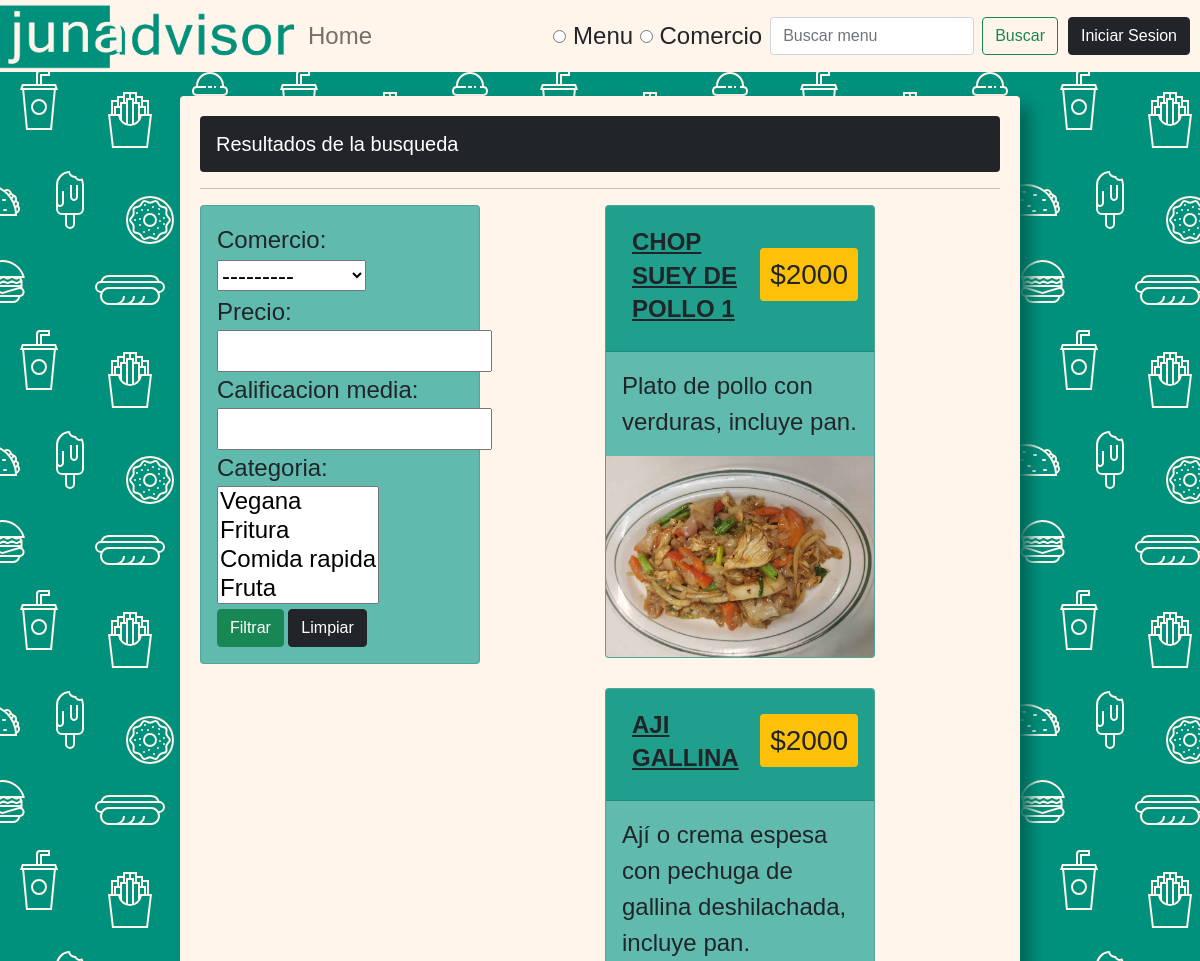
/buscar_menu/ (upper part), run on an earlier commit of the app's database.
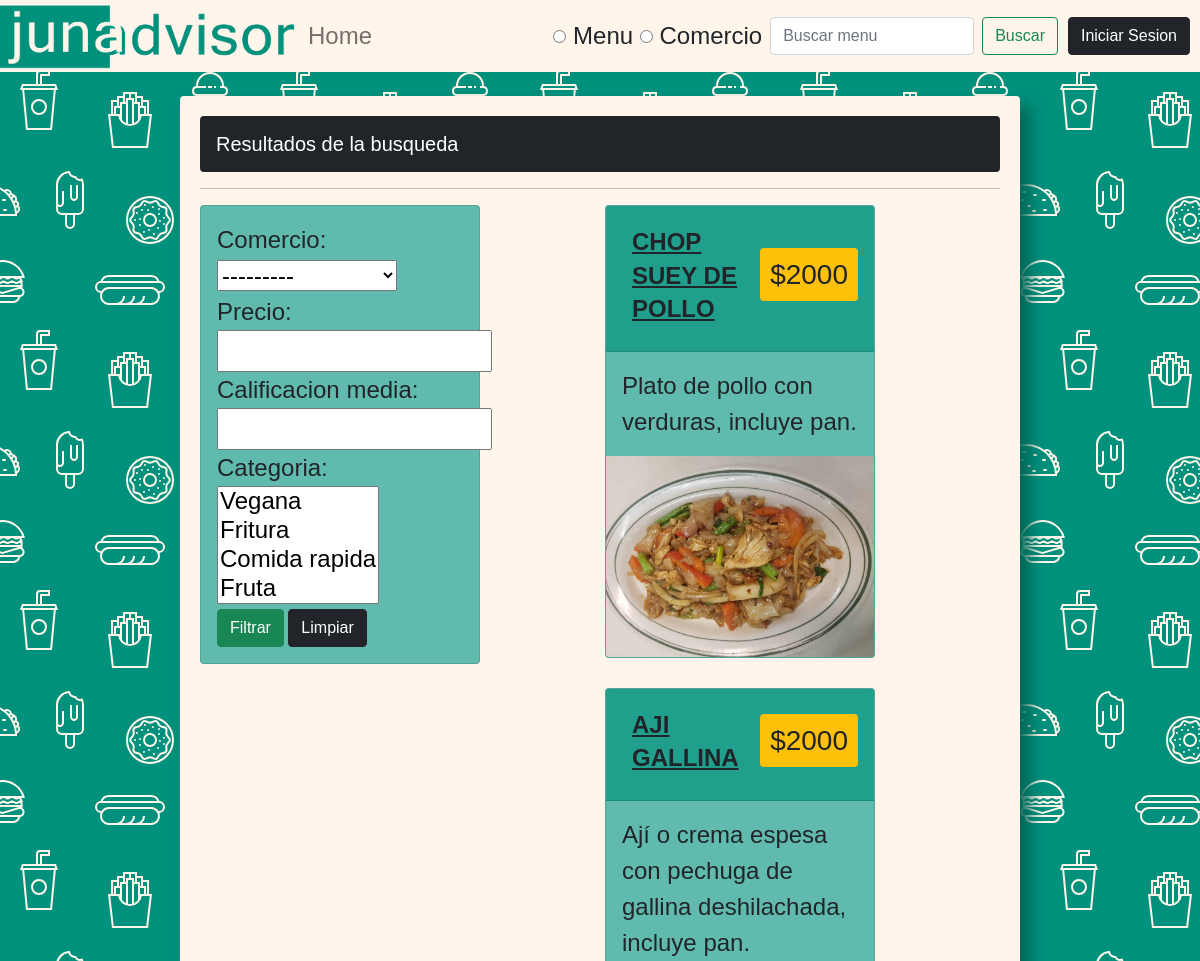
And on a later commit of the database.
### app/models.py (models this page shows, shortened)
class Menu(models.Model):
    comercio = models.ForeignKey(Comercio, null=True, on_delete=models.SET_NULL)
    titulo = models.CharField(max_length=100, null=True)
    precio = models.PositiveIntegerField()
    descripcion = models.CharField(max_length=500, null=True)
    calificacion_media = models.FloatField(default=0)
    menu_pic  = models.ImageField(null=True, blank=True)
    is_active = models.BooleanField(default=True)
    categoria = models.ManyToManyField(Categoria)

### app/views.py (the view)
# urls.py: path('buscar_menu/', views.buscarMenu, name="buscar_menu"),
def buscarMenu(request):
    comercios = False
    menus = False
    myFilter = False
    option = "menu"
    searched = ""
    if request.method == "POST":
        searched = request.POST['searched']
        option = request.POST["option"]
    if option == "menu":
        menus = Menu.objects.filter(comercio__is_active = True, is_active = True)
        menus = menus.filter(titulo__icontains = searched)
        myFilter = MenuFilter(request.GET, queryset=menus) # Clase ControladorFiltrarBMenu
        menus = myFilter.qs
    else:
        comercios = Comercio.objects.filter(is_active=True)
        comercios = comercios.filter(nombre__icontains = searched)
    context = {'menus': menus, 'comercios': comercios, 'myFilter': myFilter, 'option': option}
    return render(request, 'app/buscar_menu.html', context)

### app/models.py (called while the page is built)
    def __str__(self):
        return self.nombre

    def __str__(self):
        return self.nombre

### app/templates/app/buscar_menu.html (shortened to what this page needs)
{% extends 'app/main.html' %}
{% block content %}
{% load static %}
<h5>Resultados de la busqueda</h5>
<hr>
<div class="d-flex flex-row">
    {% if option == "menu" %}
    <div class="d-flex flex-column">
            <div class="col mw-280">
                <div class="card card-body">
                    <form method="get">
                        {{myFilter.form.as_p}}
                    <button class="btn btn-success" type="submit">Filtrar</button>
                    <a class="btn btn-dark" href="{% url 'buscar_menu' %}">Limpiar</a>
                </form>
                </div>
            </div>
    </div>
        <div class="d-flex justify-content-evenly flex-wrap">
        {% if not menus %}
        <p>No se encontraron menus</p>
        {% else %}
        {% include 'app/menu_card.html' %}
        {% endif %}
        </div>
    {% endif %}
</div>
{% endblock %}

### app/templates/app/menu_card.html
{% load static %}
{% for menu in menus %}
<div class="card menu">
    <div class="card-header">
        <div class="d-flex flex-row align-items-center">
            <h3><a class="link-dark menu-title" href="{% url 'menu' menu.id %}">{{menu.titulo}}</a></h3>
            <h3 class="ms-auto bg-warning">${{menu.precio}}</h3>
        </div>
    </div>
    <div class="card-body">
            <p>{{menu.descripcion}}</p>
    </div>
    {% if menu.menu_pic %}
    <img src="{{ menu.menu_pic.url }}" class="card-img-bottom" alt="...">
    {% else %}
    <p>No hay imagen</p>
    {% endif %}
</div>
{% endfor %}

What changed in the data, as far as the page shows it:
changed Menu "Plato de pollo con verduras, incluye pan.": titulo "CHOP SUEY DE POLLO 1" → "CHOP SUEY DE POLLO"
